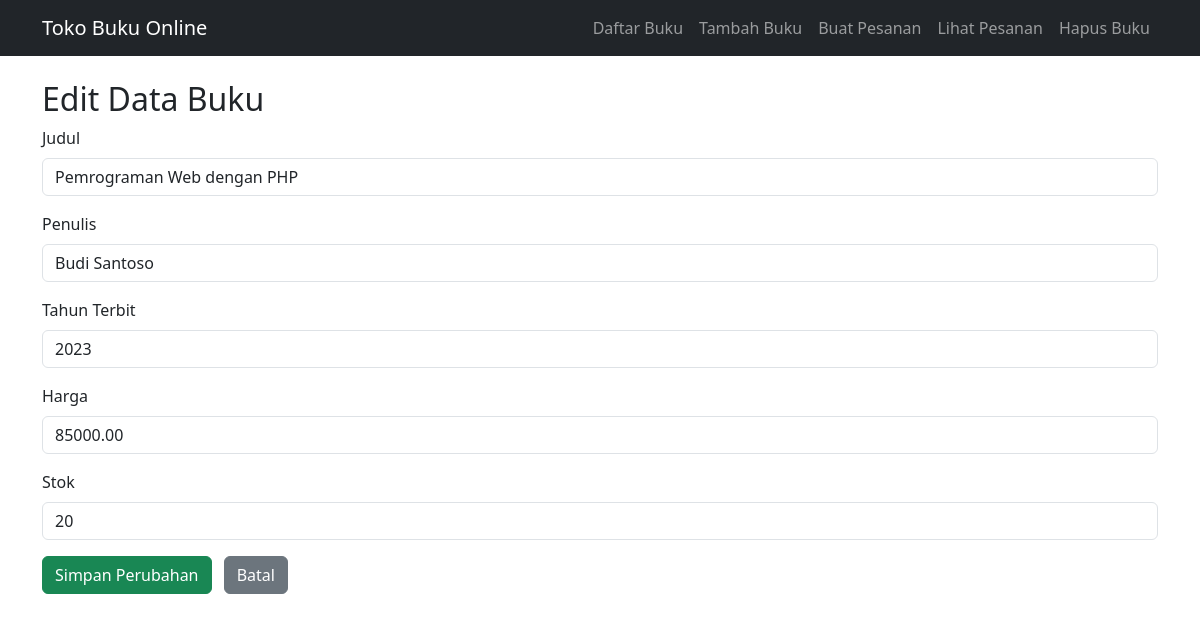
Screenshot of /form_edit.php?id=1 with the database file from the repository.
### tables this page shows
CREATE TABLE IF NOT EXISTS Buku (
    ID INT AUTO_INCREMENT PRIMARY KEY,
    Judul VARCHAR(255) NOT NULL,
    Penulis VARCHAR(255) NOT NULL,
    Tahun_Terbit INT NOT NULL,
    Harga DECIMAL(10,2) NOT NULL,
    Stok INT NOT NULL DEFAULT 0
);

### form_edit.php (the view, shortened to what this page needs)
<?php
include 'koneksi_db.php';
include 'nav.php';
$id = $_GET['id'] ?? 0;
$stmt = $conn->prepare("SELECT * FROM Buku WHERE ID = ?");
$stmt->bind_param("i", $id);
$stmt->execute();
$result = $stmt->get_result();
$row = $result->fetch_assoc();
?>
<!DOCTYPE html>
<html lang="en">
<head>
    <link href="https://cdn.jsdelivr.net/npm/bootstrap@5.3.0/dist/css/bootstrap.min.css" rel="stylesheet">
</head>
<body>
    <div class="container mt-4">
        <h2>Edit Data Buku</h2>
        <form method="post" action="proses_edit.php">
            <div class="mb-3">
                <label for="judul" class="form-label">Judul</label>
                <input type="text" class="form-control" id="judul" name="judul"
                    value="<?= htmlspecialchars($row['Judul']) ?>" required>
            </div>
            <div class="mb-3">
                <label for="penulis" class="form-label">Penulis</label>
                <input type="text" class="form-control" id="penulis" name="penulis"
                    value="<?= htmlspecialchars($row['Penulis']) ?>" required>
            </div>
            <div class="mb-3">
                <label for="tahun_terbit" class="form-label">Tahun Terbit</label>
                <input type="number" class="form-control" id="tahun_terbit" name="tahun_terbit"
                    value="<?= $row['Tahun_Terbit'] ?>" required>
            </div>
            <div class="mb-3">
                <label for="harga" class="form-label">Harga</label>
                <input type="number" class="form-control" id="harga" name="harga"
                    value="<?= $row['Harga'] ?>" step="0.01" required>
            </div>
            <div class="mb-3">
                <label for="stok" class="form-label">Stok</label>
                <input type="number" class="form-control" id="stok" name="stok"
                    value="<?= $row['Stok'] ?>" required>
            </div>
            <button type="submit" class="btn btn-success">Simpan Perubahan</button>
            <a href="index.php" class="btn btn-secondary ms-2">Batal</a>
        </form>
    </div>
</body>
</html>

### rows the page displays
buku: judul "Pemrograman Web dengan PHP", penulis "Budi Santoso", tahun_terbit "2023", harga "85000.00", stok "20"
